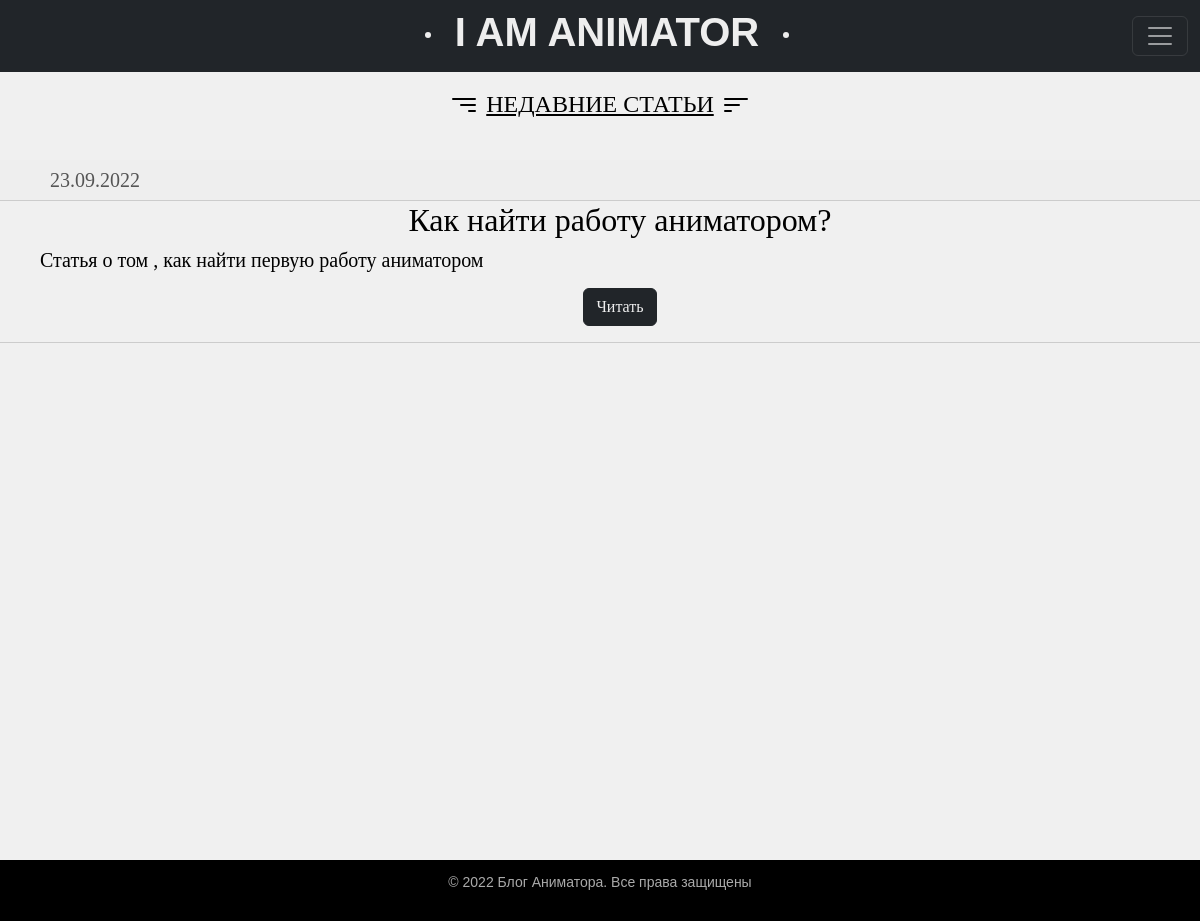
Page /pages/ on the earlier database version.
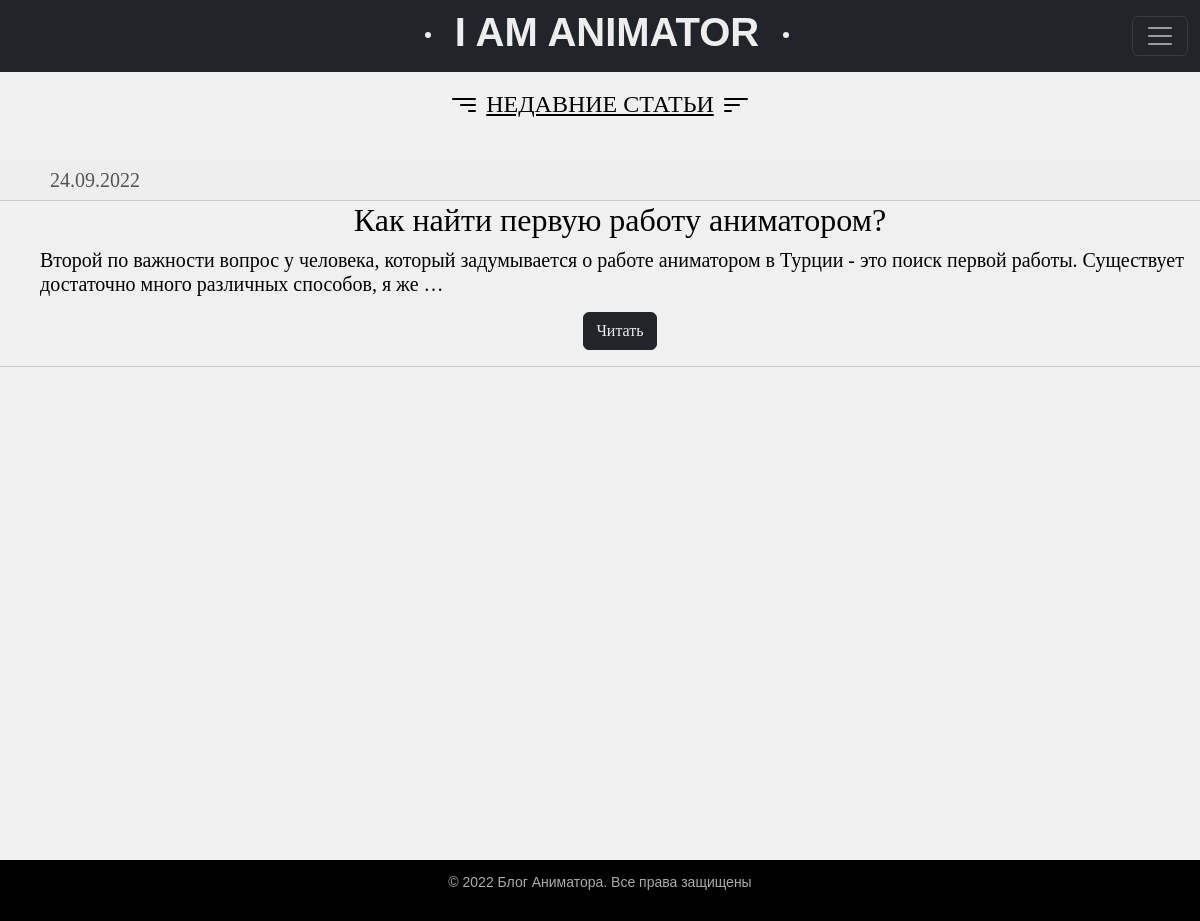
Same page on the later database version.
### blog/models.py (models this page shows, shortened)
class Posts(models.Model):
    title = models.CharField(max_length=255)
    slug = models.SlugField(max_length=255, unique=True, db_index=True, verbose_name='URL')
    content = models.TextField(blank=True)
    photo = models.ImageField(upload_to='photos/%Y/%m/%d/')
    time_create = models.DateTimeField(auto_now_add=True)
    time_update = models.DateTimeField(auto_now=True)
    is_published = models.BooleanField(default=True)
    def get_absolute_url(self):
        return reverse('post', kwargs={'post_slug': self.slug})
    class Meta:
        verbose_name = 'Посты'
        verbose_name_plural = 'Посты'
        ordering = ['-time_create', 'title']

### blog/views.py (the view)
# urls.py: path('pages/', Pages.as_view(), name='pages'),
class Pages(MutualContext, ListView):
    paginate_by = 3
    model = Posts
    template_name = 'blog/pages.html'
    context_object_name = 'articles'
    def get_context_data(self, *, object_list=None, **kwargs):
        context_dict = super().get_context_data(**kwargs)
        mutual_context_dict = self.get_user_context(title='Статьи')
        return dict(list(context_dict.items()) + list(mutual_context_dict.items()))

### blog/utils.py (called while the page is built)
    def get_user_context(self, **kwargs):
        context = kwargs
        return context

### blog/templates/blog/pages.html (shortened to what this page needs)
{% extends 'blog/base.html' %}
{% load static %}
{% block content %}
<div class="posts_style">
    <br>
    <h4 align="center">
        <u>НЕДАВНИЕ СТАТЬИ</u>
    </h4>
    <br>
    <div class="articles">
        <div class="row">
            <div class="col-xl-12 col-md-12 col-sm-12" align="center">
                <ul class="list-articles">
                    {% for article in articles %}
                    <li>
                        <div class="article-panel">
                            <p class="first from_left">{{article.time_update | date:'d.m.Y'}}</p>
                        </div>
                    <li class="from_left"><h2 align="center">{{article.title}}</h2>
                        {% autoescape on %}
                        <h5 align="left">{{article.content|linebreaks|truncatewords:25}}</h5>
                        {% endautoescape %}
                        <p align="center">
                            <button type="button" class="btn btn-dark">
                                <a class="white-oranje-style" href="{{ article.get_absolute_url }}">Читать</a></button>
                        </p>
                    </li>
                    {% endfor %}
                </ul>
            </div>
        </div>
    </div>
</div>
{% endblock %}

Differences in the rows shown:
changed Posts: time_update "23.09.2022" → "24.09.2022"; title "Как найти работу аниматором?" → "Как найти первую работу аниматором?"; content "Статья о том , как найти первую работу аниматором" → "Второй по важности вопрос у человека, который задумывается о работе аниматором в Турции - это поиск первой работы. Существует достаточно много различных способов, я же …"
